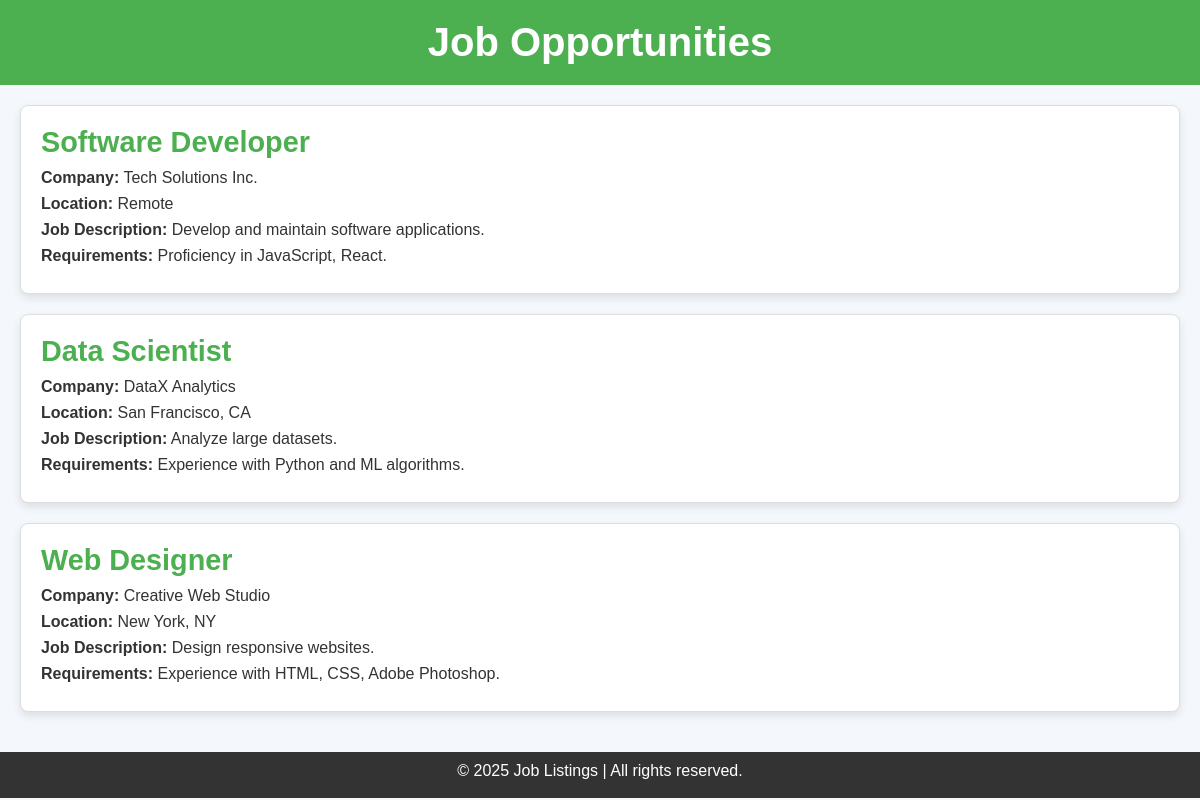
/jobs.php (signed in), run on the app's committed database.
### tables this page shows
CREATE TABLE IF NOT EXISTS jobs (
    id INT AUTO_INCREMENT PRIMARY KEY,
    title VARCHAR(255) NOT NULL,
    company VARCHAR(255) NOT NULL,
    location VARCHAR(255) NOT NULL,
    description TEXT NOT NULL,
    requirements TEXT NOT NULL
);

### jobs.php (the view, shortened to what this page needs)
<?php
require_once 'db_connection.php';
$jobs = [];
$sql = "SELECT * FROM jobs";
$stmt = $conn->prepare($sql);
if ($stmt) {
    $stmt->execute();
    $result = $stmt->get_result();
    $jobs = $result->fetch_all(MYSQLI_ASSOC);
} else {
    die("Error preparing statement: " . $conn->error);
}
?>
<!DOCTYPE html>
<html lang="en">
<head>
</head>
<body>
    <header>
        <h1>Job Opportunities</h1>
    </header>
    <main>
        <section id="job-listings" class="job-listings">
            <?php if (count($jobs) > 0): ?>
                <?php foreach ($jobs as $job): ?>
                    <article class="job">
                        <h2><?= htmlspecialchars($job['title']) ?></h2>
                        <p><strong>Company:</strong> <?= htmlspecialchars($job['company']) ?></p>
                        <p><strong>Location:</strong> <?= htmlspecialchars($job['location']) ?></p>
                        <p><strong>Job Description:</strong> <?= htmlspecialchars($job['description']) ?></p>
                        <p><strong>Requirements:</strong> <?= htmlspecialchars($job['requirements']) ?></p>
                    </article>
                <?php endforeach; ?>
            <?php else: ?>
                <p>No job listings available at the moment.</p>
            <?php endif; ?>
        </section>
    </main>
    <footer>
        <p>&copy; 2025 Job Listings | All rights reserved.</p>
    </footer>
</body>
</html>

### jobs.php (style rules this page uses)
* { margin:0; padding:0; box-sizing:border-box; }
body { font-family:Arial,sans-serif; background-color:#f4f7fc; color:#333; }
header { background-color:#4CAF50; color:white; padding:20px; text-align:center; }
h1 { font-size:2.5em; font-weight:bold; }
main { padding:20px; }
.job-listings { display:flex; flex-direction:column; gap:20px; }
.job { background-color:white; border:1px solid #ddd; border-radius:8px; padding:20px; box-shadow:0 4px 8px rgba(0,0,0,0.1); transition: transform 0.3s ease; }
h2 { font-size:1.8em; margin-bottom:10px; color:#4CAF50; }
p { font-size:1em; margin-bottom:8px; }
footer { background-color:#333; color:white; text-align:center; padding:10px; margin-top:20px; }

### data on the page
jobs: title "Software Developer", company "Tech Solutions Inc.", location "Remote", description "Develop and maintain software applications.", requirements "Proficiency in JavaScript, React."
jobs: title "Data Scientist", company "DataX Analytics", location "San Francisco, CA", description "Analyze large datasets.", requirements "Experience with Python and ML algorithms."
jobs: title "Web Designer", company "Creative Web Studio", location "New York, NY", description "Design responsive websites.", requirements "Experience with HTML, CSS, Adobe Photoshop."
